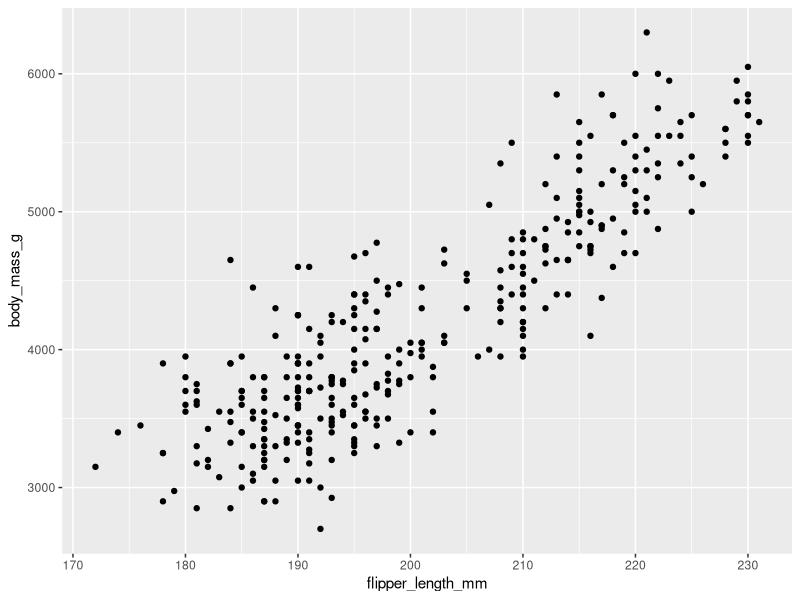
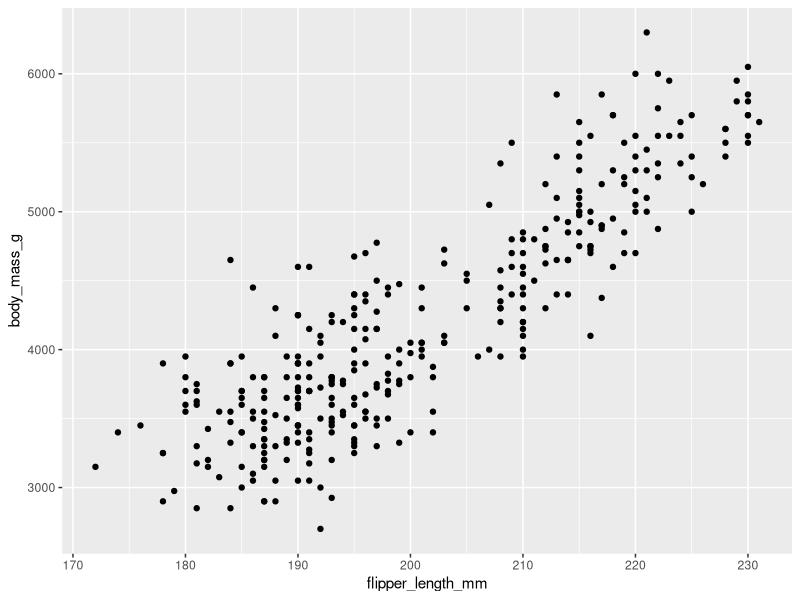
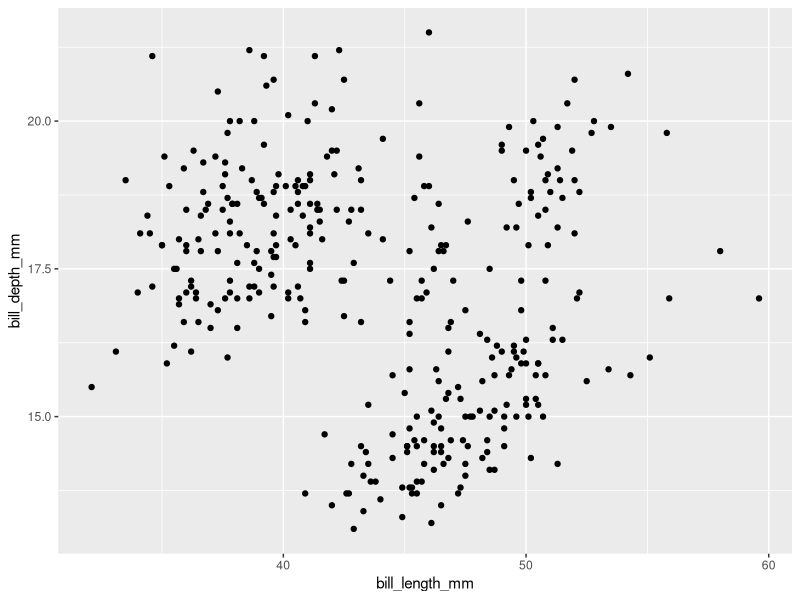
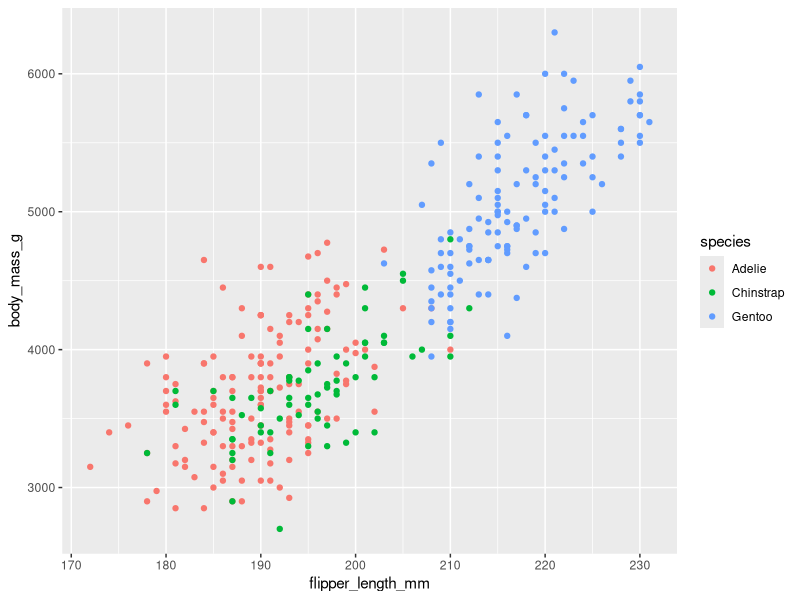
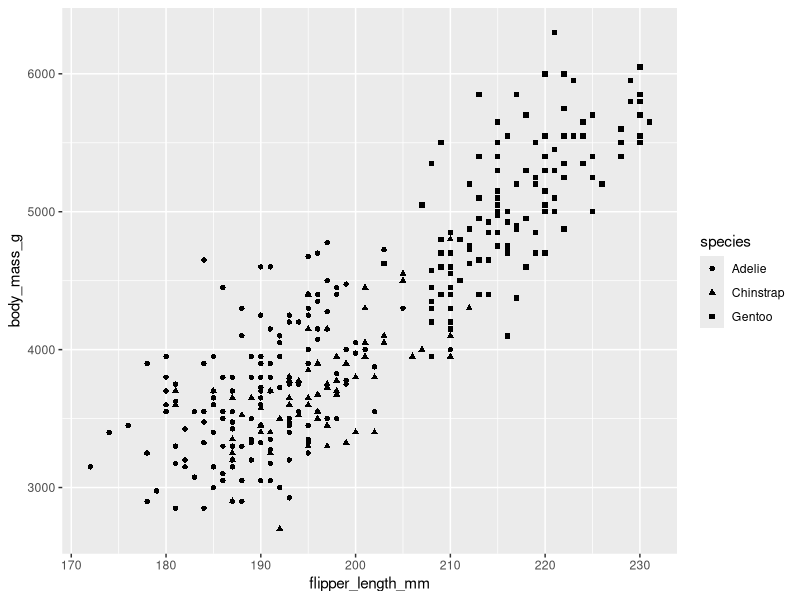
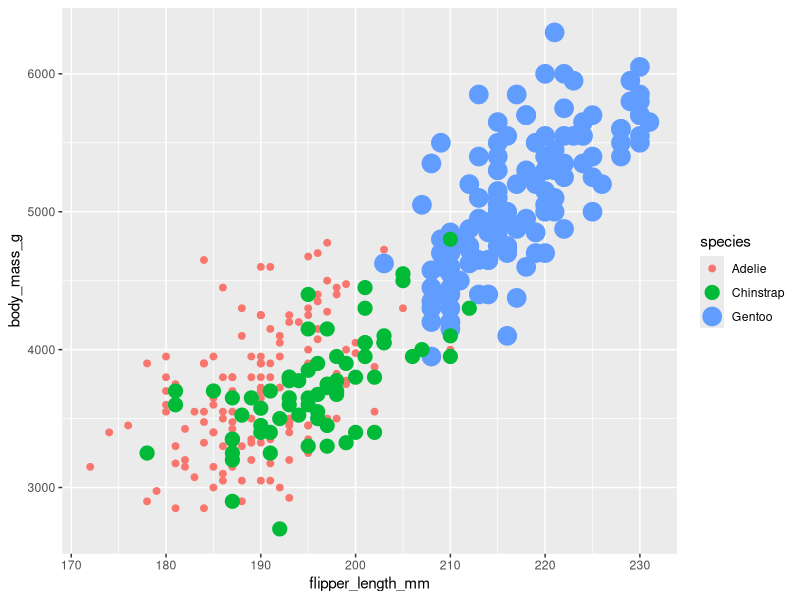
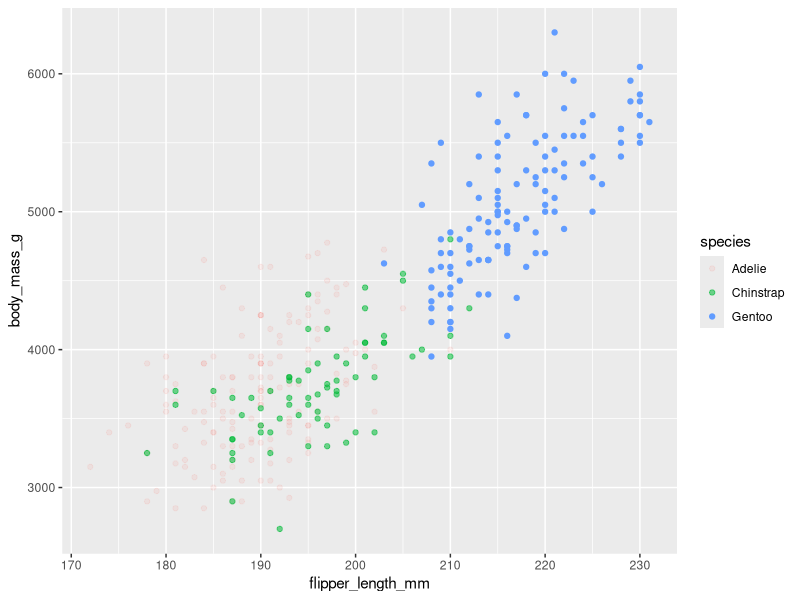
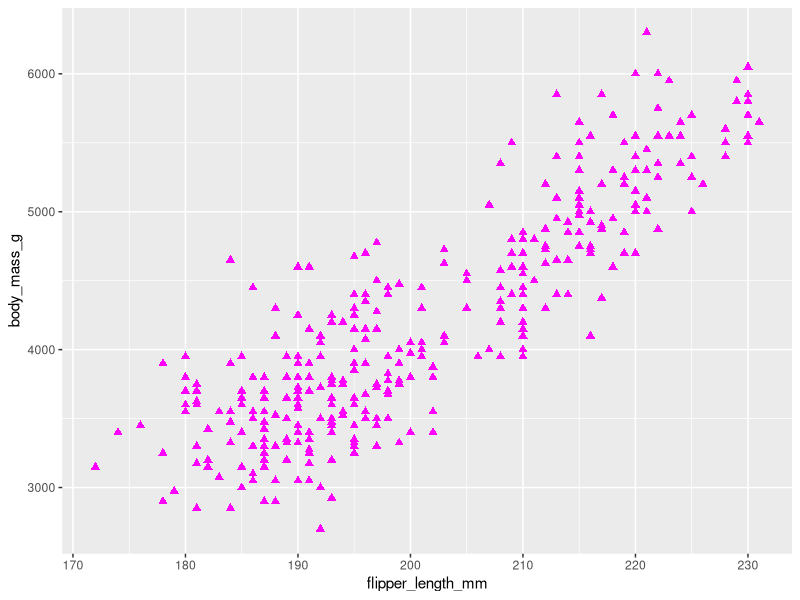

Generate these figures, in order, with R:
# Load packages
library("ggplot2")
library("palmerpenguins")
data(penguins)
View(penguins)
ggplot(data = penguins) +
  geom_point(mapping = aes(x = flipper_length_mm, y = body_mass_g))

# You can also write the code this way
ggplot(data = penguins, mapping = aes(x = flipper_length_mm, y = body_mass_g))+
  geom_point()
ggplot(data = penguins) +
  geom_point(mapping = aes(x = bill_length_mm, y = bill_depth_mm))


# Changing color size and shapes
ggplot(data = penguins) +
  geom_point(mapping = aes(x = flipper_length_mm, y = body_mass_g, color = species))

ggplot(data = penguins) + 
  geom_point(mapping = aes(x = flipper_length_mm, body_mass_g, shape = species))

ggplot(data = penguins) +
  geom_point(mapping = aes(x = flipper_length_mm, y = body_mass_g, size = species, color = species))

ggplot(data = penguins) +
  geom_point(mapping = aes(x = flipper_length_mm, y = body_mass_g, alpha = species, color = species))

ggplot(data = penguins) +
  geom_point(mapping = aes(x = flipper_length_mm, y = body_mass_g),color = "magenta", size = 2, shape = "triangle")


# Using geom_smooth() function with diamonds dataset

ggplot(data = penguins)+
  geom_smooth(mapping = aes(x=flipper_length_mm, y=body_mass_g)) +
  geom_point(mapping = aes(x=flipper_length_mm, y=body_mass_g))

# Using geom_smooth() with linetype arguments
ggplot(data = penguins) +
  geom_smooth(mapping = aes(x=flipper_length_mm, y=body_mass_g, linetype = species))

# Using geom_jitter() helps us deal with over plotting
ggplot(data = penguins) +
  geom_jitter(mapping = aes(x=flipper_length_mm, y=body_mass_g))

# Using diamonds dataset to create bar chart with geom_bar()
ggplot(data = diamonds) +
  geom_bar(mapping = aes(x=cut))

# Adding color outline to the each bar
ggplot(data = diamonds) +
  geom_bar(mapping = aes(x=cut, color=cut))

# Adding color in the each bar with fill
ggplot(data = diamonds) +
  geom_bar(mapping = aes(x=cut, fill=cut))

# If we map fill with the new variable then geom_bar() will display stacked bar chart
ggplot(data = diamonds) +
  geom_bar(mapping = aes(x=cut, fill=clarity))


# using facet_wrap() and facet_grid() to split our data in to smaller groups and subsets
ggplot(data = penguins, mapping = aes(x=flipper_length_mm, y=body_mass_g)) +
         geom_point(aes(color=species)) +
         facet_wrap(~species)

# Diamonds dataet and facet function
ggplot(data = diamonds, mapping = aes(x=color)) +
  geom_bar(aes(fill = cut)) +
  facet_wrap(~cut)

# Split two variables with facet_grid()  
ggplot(penguins, mapping = aes(x=flipper_length_mm, y=body_mass_g)) +
  geom_point(aes(color=species))+
  facet_grid(sex~species)

# We can focus on one variable
ggplot(penguins, mapping = aes(x=flipper_length_mm, y=body_mass_g)) +
  geom_point(aes(color=species))+
  facet_grid(~species)

# Species and sex
ggplot(penguins, mapping = aes(x=flipper_length_mm, y=body_mass_g)) +
  geom_point(aes(color=species))+
  facet_grid(~sex)
